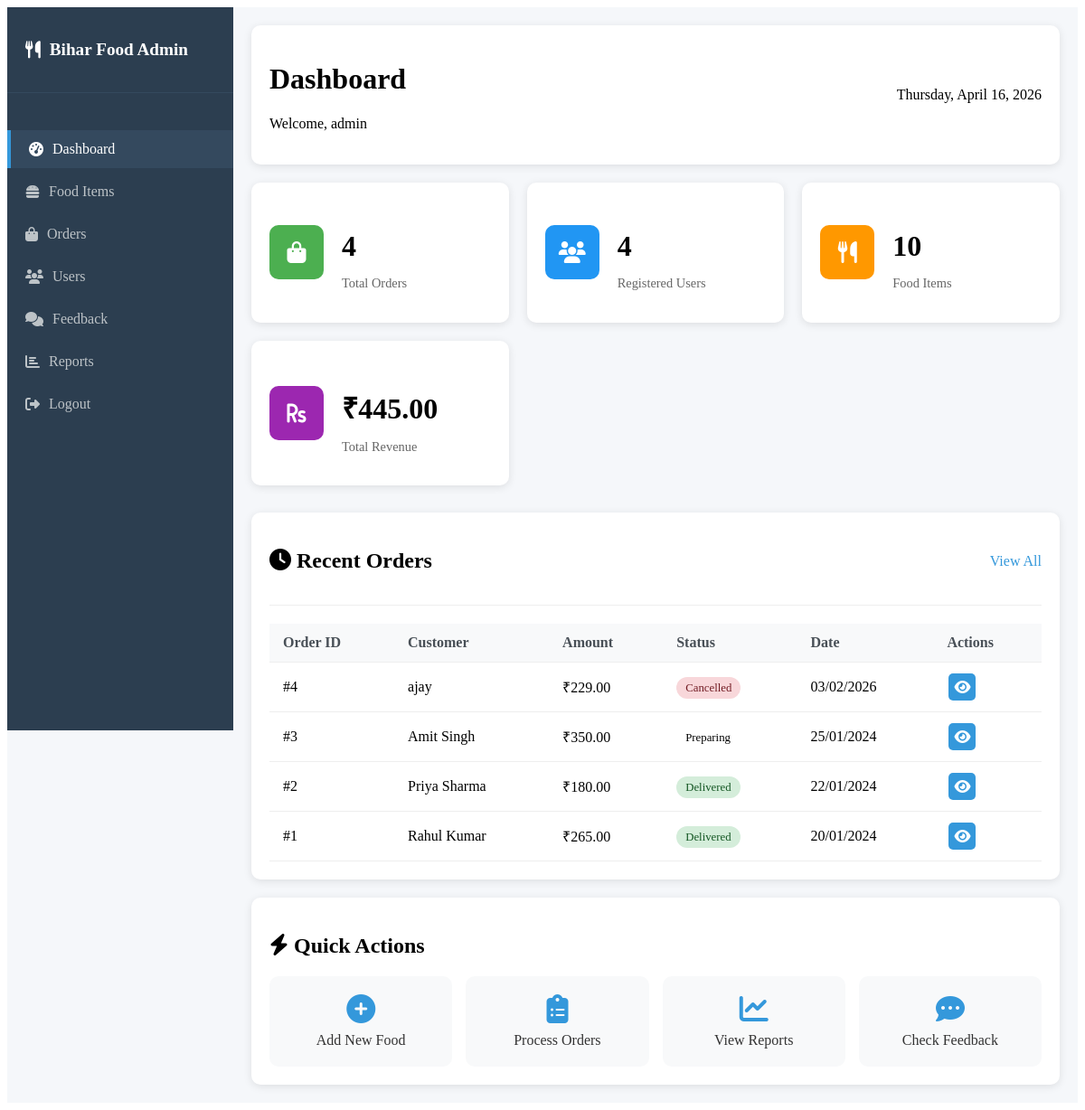
The page /admin/index.php (signed in) on the database its author committed.
### tables this page shows
CREATE TABLE `orders` (
  `id` int(11) NOT NULL,
  `user_id` int(11) NOT NULL,
  `order_number` varchar(20) DEFAULT NULL,
  `total_price` decimal(10,2) NOT NULL,
  `subtotal` decimal(10,2) NOT NULL,
  `delivery_charge` decimal(10,2) DEFAULT 0.00,
  `tax_amount` decimal(10,2) DEFAULT 0.00,
  `discount_amount` decimal(10,2) DEFAULT 0.00,
  `status` enum('pending','confirmed','preparing','ready','out_for_delivery','delivered','cancelled') DEFAULT 'pending',
  `payment_method` enum('cash','online','card') DEFAULT 'cash',
  `payment_status` enum('pending','completed','failed','refunded') DEFAULT 'pending',
  `payment_id` varchar(100) DEFAULT NULL,
  `delivery_address` text NOT NULL,
  `delivery_instructions` text DEFAULT NULL,
  `customer_name` varchar(100) DEFAULT NULL,
  `customer_phone` varchar(15) DEFAULT NULL,
  `customer_email` varchar(100) DEFAULT NULL,
  `estimated_delivery_time` timestamp NULL DEFAULT NULL,
  `actual_delivery_time` timestamp NULL DEFAULT NULL,
  `cancelled_at` timestamp NULL DEFAULT NULL,
  `cancellation_reason` text DEFAULT NULL,
  `order_date` timestamp NOT NULL DEFAULT current_timestamp(),
  `updated_at` timestamp NOT NULL DEFAULT current_timestamp() ON UPDATE current_timestamp()
);

CREATE TABLE `users` (
  `id` int(11) NOT NULL,
  `name` varchar(100) NOT NULL,
  `email` varchar(100) NOT NULL,
  `password` varchar(255) NOT NULL,
  `phone` varchar(15) DEFAULT NULL,
  `address` text DEFAULT NULL,
  `role` enum('user','admin') DEFAULT 'user',
  `created_at` timestamp NOT NULL DEFAULT current_timestamp(),
  `updated_at` timestamp NOT NULL DEFAULT current_timestamp() ON UPDATE current_timestamp()
);

### admin/index.php (the view, shortened to what this page needs)
<?php
$conn = getDBConnection();
$totalOrders = mysqli_fetch_assoc(mysqli_query($conn, "SELECT COUNT(*) as count FROM orders"))['count'];
$totalUsers = mysqli_fetch_assoc(mysqli_query($conn, "SELECT COUNT(*) as count FROM users WHERE role='user'"))['count'];
$totalFoods = mysqli_fetch_assoc(mysqli_query($conn, "SELECT COUNT(*) as count FROM foods"))['count'];
$totalRevenue = mysqli_fetch_assoc(mysqli_query($conn, "SELECT SUM(total_price) as revenue FROM orders WHERE status='delivered'"))['revenue'] ?? 0;
$recentOrdersQuery = "SELECT o.*, u.name as user_name FROM orders o
                      JOIN users u ON o.user_id = u.id
                      ORDER BY o.order_date DESC LIMIT 5";
$recentOrders = mysqli_query($conn, $recentOrdersQuery);
?>
<!DOCTYPE html>
<html lang="en">
<head>
    <link rel="stylesheet" href="../assets/css/admin.css">
    <link rel="stylesheet" href="https://cdnjs.cloudflare.com/ajax/libs/font-awesome/6.4.0/css/all.min.css">
</head>
<body>
    <div class="admin-container">
        <div class="admin-sidebar">
            <div class="admin-logo">
                <h2><i class="fas fa-utensils"></i> Bihar Food Admin</h2>
            </div>
            <ul class="admin-menu">
                <li class="active"><a href="index.php"><i class="fas fa-tachometer-alt"></i> Dashboard</a></li>
                <li><a href="foods.php"><i class="fas fa-hamburger"></i> Food Items</a></li>
                <li><a href="orders.php"><i class="fas fa-shopping-bag"></i> Orders</a></li>
                <li><a href="users.php"><i class="fas fa-users"></i> Users</a></li>
                <li><a href="feedback.php"><i class="fas fa-comments"></i> Feedback</a></li>
                <li><a href="reports.php"><i class="fas fa-chart-bar"></i> Reports</a></li>
                <li><a href="../logout.php"><i class="fas fa-sign-out-alt"></i> Logout</a></li>
            </ul>
        </div>
        <div class="admin-main">
            <div class="admin-header">
                <div class="header-left">
                    <h1>Dashboard</h1>
                    <p>Welcome, <?php echo $_SESSION['admin_username']; ?></p>
                </div>
                <div class="header-right">
                    <span class="admin-date"><?php echo date('l, F j, Y'); ?></span>
                </div>
            </div>
            <div class="stats-grid">
                <div class="stat-card">
                    <div class="stat-icon" style="background: #4CAF50;">
                        <i class="fas fa-shopping-bag"></i>
                    </div>
                    <div class="stat-info">
                        <h3><?php echo $totalOrders; ?></h3>
                        <p>Total Orders</p>
                    </div>
                </div>
                <div class="stat-card">
                    <div class="stat-icon" style="background: #2196F3;">
                        <i class="fas fa-users"></i>
                    </div>
                    <div class="stat-info">
                        <h3><?php echo $totalUsers; ?></h3>
                        <p>Registered Users</p>
                    </div>
                </div>
                <div class="stat-card">
                    <div class="stat-icon" style="background: #FF9800;">
                        <i class="fas fa-utensils"></i>
                    </div>
                    <div class="stat-info">
                        <h3><?php echo $totalFoods; ?></h3>
                        <p>Food Items</p>
                    </div>
                </div>
                <div class="stat-card">
                    <div class="stat-icon" style="background: #9C27B0;">
                        <i class="fas fa-rupee-sign"></i>
                    </div>
                    <div class="stat-info">
                        <h3>₹<?php echo number_format($totalRevenue, 2); ?></h3>
                        <p>Total Revenue</p>
                    </div>
                </div>
            </div>
            <div class="dashboard-section">
                <div class="section-header">
                    <h2><i class="fas fa-clock"></i> Recent Orders</h2>
                    <a href="orders.php" class="view-all">View All</a>
                </div>
                <div class="table-responsive">
                    <table class="data-table">
                        <thead>
                            <tr>
                                <th>Order ID</th>
                                <th>Customer</th>
                                <th>Amount</th>
                                <th>Status</th>
                                <th>Date</th>
                                <th>Actions</th>
                            </tr>
                        </thead>
                        <tbody>
                            <?php while($order = mysqli_fetch_assoc($recentOrders)): ?>
                            <tr>
                                <td>#<?php echo $order['id']; ?></td>
                                <td><?php echo $order['user_name']; ?></td>
                                <td>₹<?php echo $order['total_price']; ?></td>
                                <td>
                                    <span class="status-badge status-<?php echo $order['status']; ?>">
                                        <?php echo ucfirst($order['status']); ?>
                                    </span>
                                </td>
                                <td><?php echo date('d/m/Y', strtotime($order['order_date'])); ?></td>
                                <td>
                                    <a href="order-details.php?id=<?php echo $order['id']; ?>" class="btn-action btn-view">
                                        <i class="fas fa-eye"></i>
                                    </a>
                                </td>
                            </tr>
                            <?php endwhile; ?>
                        </tbody>
                    </table>
                </div>
            </div>
            <div class="quick-actions">
                <h2><i class="fas fa-bolt"></i> Quick Actions</h2>
                <div class="actions-grid">
                    <a href="foods.php?action=add" class="action-card">
                        <i class="fas fa-plus-circle"></i>
                        <span>Add New Food</span>
                    </a>
                    <a href="orders.php" class="action-card">
                        <i class="fas fa-clipboard-list"></i>
                        <span>Process Orders</span>
                    </a>
                    <a href="reports.php" class="action-card">
                        <i class="fas fa-chart-line"></i>
                        <span>View Reports</span>
                    </a>
                    <a href="feedback.php" class="action-card">
                        <i class="fas fa-comment-dots"></i>
                        <span>Check Feedback</span>
                    </a>
                </div>
            </div>
        </div>
    </div>
</body>
</html>

### assets/css/admin.css (style rules this page uses)
.admin-container { display: flex; min-height: 100vh; background: #f5f7fa; }
.admin-sidebar { width: 250px; background: #2c3e50; color: white; position: fixed; height: 100vh; overflow-y: auto; }
.admin-logo { padding: 20px; border-bottom: 1px solid #34495e; }
.admin-logo h2 { font-size: 1.2rem; display: flex; align-items: center; gap: 10px; }
.admin-menu { list-style: none; padding: 20px 0; }
.admin-menu li { margin: 5px 0; }
.admin-menu a { display: flex; align-items: center; gap: 10px; padding: 12px 20px; color: #bdc3c7; text-decoration: none; transition: all 0.3s ease; }
.admin-menu a:hover, .admin-menu li.active a { background: #34495e; color: white; border-left: 4px solid #3498db; }
.admin-main { flex: 1; margin-left: 250px; padding: 20px; }
.admin-header { background: white; padding: 20px; border-radius: 10px; box-shadow: 0 2px 10px rgba(0,0,0,0.1); margin-bottom: 20px; display: flex; justify-content: space-between; align-items: center; }
.stats-grid { display: grid; grid-template-columns: repeat(auto-fit, minmax(240px, 1fr)); gap: 20px; margin-bottom: 30px; }
.stat-card { background: white; padding: 20px; border-radius: 10px; box-shadow: 0 2px 10px rgba(0,0,0,0.1); display: flex; align-items: center; gap: 20px; }
.stat-icon { width: 60px; height: 60px; border-radius: 10px; display: flex; align-items: center; justify-content: center; color: white; font-size: 1.5rem; }
.stat-info h3 { font-size: 2rem; margin-bottom: 5px; }
.stat-info p { color: #666; font-size: 0.9rem; }
.dashboard-section { background: white; border-radius: 10px; padding: 20px; margin-bottom: 20px; box-shadow: 0 2px 10px rgba(0,0,0,0.1); }
.section-header { display: flex; justify-content: space-between; align-items: center; margin-bottom: 20px; padding-bottom: 15px; border-bottom: 1px solid #eee; }
.view-all { color: #3498db; text-decoration: none; font-weight: 500; }
.table-responsive { overflow-x: auto; }
.data-table { width: 100%; border-collapse: collapse; }
.data-table th, .data-table td { padding: 12px 15px; text-align: left; border-bottom: 1px solid #eee; }
.data-table th { background: #f8f9fa; font-weight: 600; color: #495057; }
.status-badge { padding: 5px 10px; border-radius: 20px; font-size: 0.8rem; font-weight: 500; }
.status-delivered { background: #d4edda; color: #155724; }
.status-cancelled { background: #f8d7da; color: #721c24; }
.btn-action { display: inline-flex; align-items: center; justify-content: center; width: 30px; height: 30px; border-radius: 5px; margin: 0 2px; text-decoration: none; transition: all 0.3s ease; }
.btn-view { background: #3498db; color: white; }
.quick-actions { background: white; border-radius: 10px; padding: 20px; box-shadow: 0 2px 10px rgba(0,0,0,0.1); }
.actions-grid { display: grid; grid-template-columns: repeat(auto-fit, minmax(200px, 1fr)); gap: 15px; margin-top: 20px; }
.action-card { display: flex; flex-direction: column; align-items: center; justify-content: center; padding: 20px; background: #f8f9fa; border-radius: 10px; text-decoration: none; color: #333; transition: all 0.3s ease; }
.action-card i { font-size: 2rem; margin-bottom: 10px; color: #3498db; }

### rows shown on the page
orders: id "4", user.name "ajay", total_price "229.00", status "Cancelled", order_date "03/02/2026"
orders: id "3", user.name "Amit Singh", total_price "350.00", status "Preparing", order_date "25/01/2024"
orders: id "2", user.name "Priya Sharma", total_price "180.00", status "Delivered", order_date "22/01/2024"
orders: id "1", user.name "Rahul Kumar", total_price "265.00", status "Delivered", order_date "20/01/2024"

### other values the page prints
$_SESSION['admin_username'] "admin"
$totalOrders "4"
$totalUsers "4"
$totalFoods "10"
$totalRevenue "445.00"
